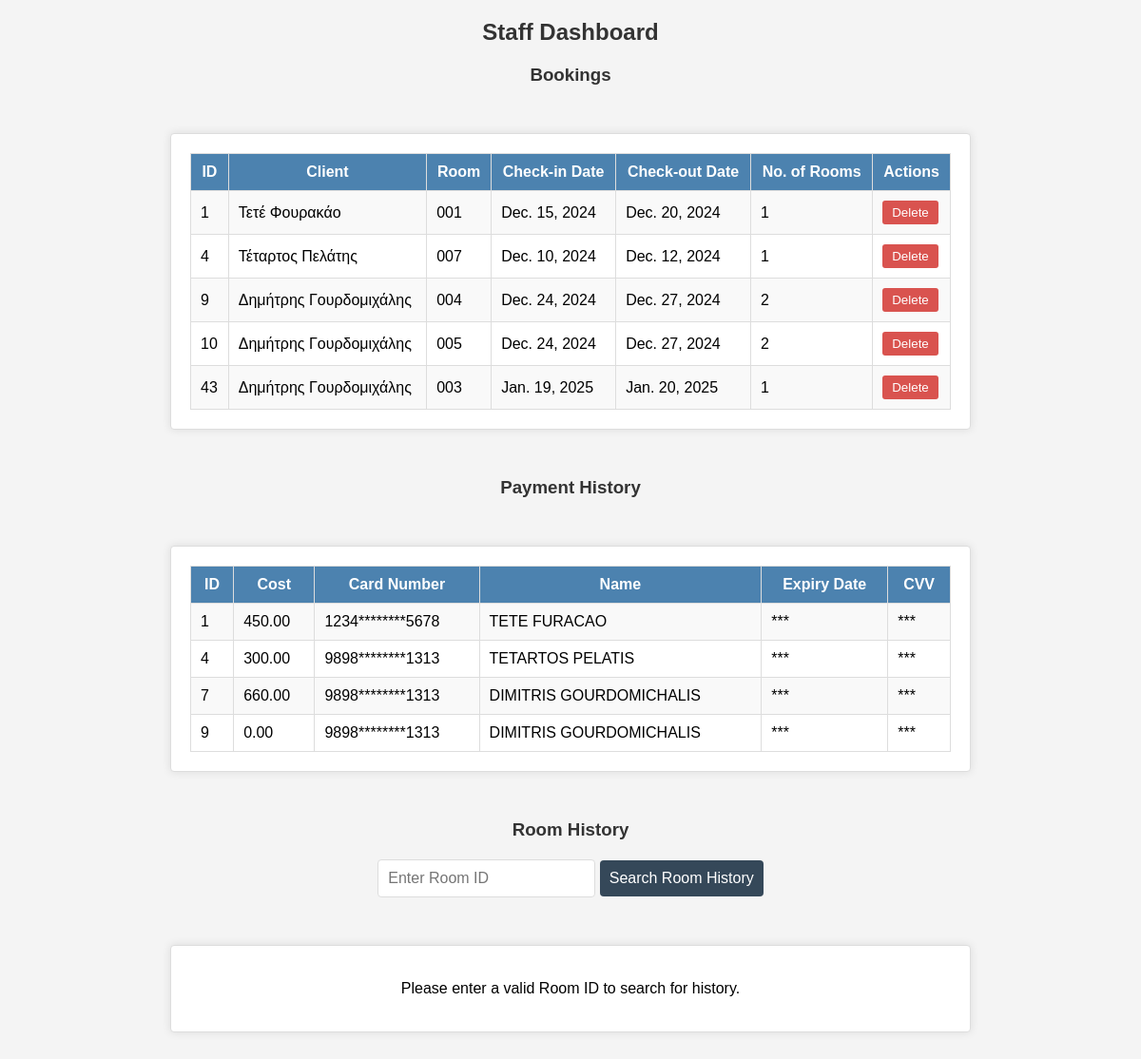
Before: /staff/dashboard/ (signed in) with the older database file.
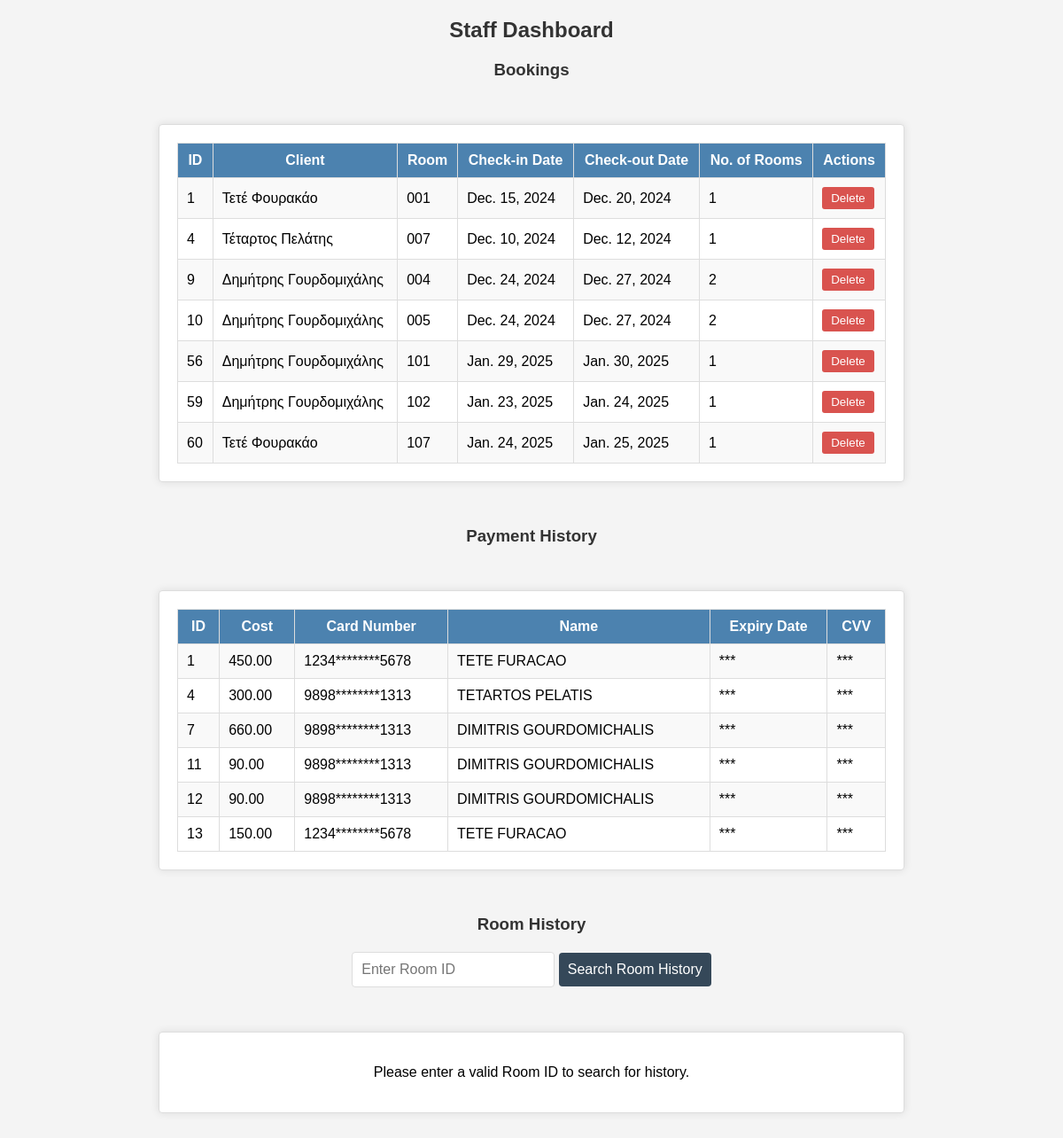
After: the same page with the newer database file.
### api/models.py (models this page shows)
class Booking(models.Model):
    b_id = models.AutoField(primary_key=True)
    client = models.ForeignKey(Client, on_delete=models.CASCADE)  # foreign key
    room = models.ForeignKey(Room, on_delete=models.CASCADE)  # foreign key
    arrival = models.DateField()
    departure = models.DateField()
    rooms_needed = models.IntegerField()  # για κρατήσεις πολλών δωματίων από έναν client(την ίδια χρονική στιγμή)
    class Meta:
        db_table = 'Booking'
        constraints = [
            models.CheckConstraint(check=models.Q(arrival__lt=models.F('departure')),
                                   name='chk_arrival_before_departure'),
            models.CheckConstraint(check=models.Q(rooms_needed__in=[1, 2, 3]), name='chk_rooms_needed'),
        ]

class Client(models.Model):
    id = models.AutoField(primary_key=True)
    username = models.CharField(max_length=20, unique=True, default='defaultus')
    email = models.CharField(max_length=50, unique=True, validators=[email_validator])
    password = models.CharField(max_length=12, validators=[password_validator])
    firstname = models.CharField(max_length=15, validators=[greek_name_validator])
    lastname = models.CharField(max_length=15, validators=[greek_name_validator])
    tel = models.CharField(max_length=10, validators=[tel_validator])
    class Meta:
        db_table = 'Client'
        constraints = [
            models.CheckConstraint(check=models.Q(username__regex=r'^[a-zA-Z0-9)]{3,20}$'), name='chk_username'),
            models.CheckConstraint(
                check=models.Q(password__regex=r'^[a-zA-Z0-9!@#$%^&*()_+\-=\[\]{};\':",.<>\/?]{8,12}$'),
                name='chk_password'),
            models.CheckConstraint(check=models.Q(firstname__regex=r'^[Α-ΩΆΈΉΊΌΎΏα-ωάέήίόύώ]*$'), name='chk_firstname'),
            models.CheckConstraint(check=models.Q(lastname__regex=r'^[Α-ΩΆΈΉΊΌΎΏα-ωάέήίόύώ]*$'), name='chk_lastname'),
            models.CheckConstraint(check=models.Q(tel__regex=r'^[0-9]+$'), name='chk_tel')
        ]

class Room(models.Model):
    r_id = models.CharField(max_length=3, primary_key=True)
    capacity = models.IntegerField(choices=[(2, '2'), (3, '3'), (4, '4')])
    availability = models.CharField(max_length=3, validators=[availability_validator])
    r_cost = models.IntegerField()
    class Meta:
        db_table = 'Room'
        constraints = [
            models.CheckConstraint(check=models.Q(capacity__in=[2, 3, 4]), name='chk_capacity'),
            models.CheckConstraint(check=models.Q(availability__in=['yes', 'no']), name='chk_availability')
        ]

class Payment(models.Model):
    p_id = models.AutoField(primary_key=True)
    bookings = models.ManyToManyField(Booking)  # ManyToManyField:Δημιουργία ενδιάμεσου πίνακα Payment_bookings
    cost = models.DecimalField(max_digits=6, decimal_places=2)
    number = models.CharField(max_length=16, validators=[
        RegexValidator(regex=r'^[0-9]+$', message='Only numeric characters are allowed')])
    name = models.CharField(max_length=30, validators=[
        RegexValidator(regex=r'^[A-Z ]+$', message='Only uppercase English letters and spaces are allowed')])
    month_year = models.CharField(max_length=7, validators=[
        RegexValidator(regex=r'^[0-9]+$', message='Only numeric characters are allowed')])
    CVV = models.CharField(max_length=3, validators=[
        RegexValidator(regex=r'^[0-9]+$', message='Only numeric characters are allowed')])
    class Meta:
        db_table = 'Payment'
        constraints = [
            models.CheckConstraint(check=models.Q(number__regex=r'^[0-9]+$'), name='chk_number'),
            models.CheckConstraint(check=models.Q(name__regex=r'^[A-Z ]+$'), name='chk_name'),
            models.CheckConstraint(check=models.Q(month_year__regex=r'^[0-9]+$'), name='chk_month_year'),
            models.CheckConstraint(check=models.Q(CVV__regex=r'^[0-9]+$'), name='chk_CVV')
        ]

### api/views_staff.py (the view)
def staff_dashboard(request):
    if 'staff_id' not in request.session:
        return redirect('staff_login')  # αρχείο staff_login.html
    staff_id = request.session['staff_id']  # !!!
    try:
        staff = Staff.objects.get(pk=staff_id, job_descr='Reception')  # !!!
    except Staff.DoesNotExist:
        messages.error(request, 'Invalid permissions.')
        return redirect('staff_login')
    bookings = Booking.objects.all()  # !!!
    payments = Payment.objects.all()  # !!!
    for payment in payments:
        payment.masked_number = mask_card_number(payment.number)
        payment.masked_month_year = mask_expiry_and_cvv()
        payment.masked_cvv = mask_expiry_and_cvv()
    context = {
        'bookings': bookings,
        'payments': payments,
    }
    if 'r_id' in request.GET:
        r_id = request.GET.get('r_id')
        room = get_object_or_404(Room, r_id=r_id)
        room_bookings = Booking.objects.filter(room=room).order_by('-arrival')  # !!!
        context['room_history'] = room_bookings
        context['room_id'] = r_id
    return render(request, 'staff/staff_dashboard.html', context)

### api/views_staff.py (called while the page is built)
def mask_card_number(number):
    return number[:4] + '*' * (len(number) - 8) + number[-4:]

def mask_expiry_and_cvv():
    return '***'

### api/templates/staff/staff_dashboard.html (shortened to what this page needs)
<!DOCTYPE html>
<html lang="en">
<head>
    {% load static %}
</head>
<body>
<h2>Staff Dashboard</h2>
<h3>Bookings</h3>
<div class="table-container">
    <table>
        <tr>
            <th>ID</th>
            <th>Client</th>
            <th>Room</th>
            <th>Check-in Date</th>
            <th>Check-out Date</th>
            <th>No. of Rooms</th>
            <th>Actions</th>
        </tr>
        {% for booking in bookings %}
        <tr>
            <td>{{ booking.b_id }}</td>
            <td>{{ booking.client.firstname }} {{ booking.client.lastname }}</td>
            <td>{{ booking.room.r_id }}</td>
            <td>{{ booking.arrival }}</td>
            <td>{{ booking.departure }}</td>
            <td>{{ booking.rooms_needed }}</td>
            <td class="actions">
                {% if booking.b_id %}
                <form method="POST" action="{% url 'delete_booking' booking.b_id %}">
                    <button type="submit">Delete</button>
                </form>
                {% else %}
                <span>No ID available</span>
                {% endif %}
            </td>
        </tr>
        {% empty %}
        <tr>
            <td colspan="7" style="text-align: center;">No bookings available.</td>
        </tr>
        {% endfor %}
    </table>
</div>
<h3>Payment History</h3>
<div class="table-container">
    <table>
        <tr>
            <th>ID</th>
            <th>Cost</th>
            <th>Card Number</th>
            <th>Name</th>
            <th>Expiry Date</th>
            <th>CVV</th>
        </tr>
        {% for payment in payments %}
        <tr>
            <td>{{ payment.p_id }}</td>
            <td>{{ payment.cost }}</td>
            <td>{{ payment.masked_number }}</td>
            <td>{{ payment.name }}</td>
            <td>{{ payment.masked_month_year }}</td>
            <td>{{ payment.masked_cvv }}</td>
        </tr>
        {% empty %}
        <tr>
            <td colspan="6" style="text-align: center;">No payments available.</td>
        </tr>
        {% endfor %}
    </table>
</div>
<h3>Room History</h3>
<div class="search-container">
    <form method="get" action="{% url 'staff_dashboard' %}">
        <input type="text" name="r_id" placeholder="Enter Room ID" required>
        <button type="submit">Search Room History</button>
    </form>
</div>
{% if room_id %}
<h3>Room History for Room ID: {{ room_id }}</h3>
<div class="table-container">
    <table>
        <tr>
            <th>Booking ID</th>
            <th>Client</th>
            <th>Check-in Date</th>
            <th>Check-out Date</th>
        </tr>
        {% if room_history %}
        {% for booking in room_history %}
        <tr>
            <td>{{ booking.b_id }}</td>
            <td>{{ booking.client.firstname }} {{ booking.client.lastname }}</td>
            <td>{{ booking.arrival }}</td>
            <td>{{ booking.departure }}</td>
        </tr>
        {% empty %}
        <tr>
            <td colspan="4" style="text-align: center;">No bookings available for this room.</td>
        </tr>
        {% endfor %}
        {% else %}
        <tr>
            <td colspan="4" style="text-align: center;">No room history available for Room ID: {{ room_id }}.</td>
        </tr>
        {% endif %}
    </table>
</div>
{% else %}
<div class="table-container">
    <p style="text-align: center;">Please enter a valid Room ID to search for history.</p>
</div>
{% endif %}
</body>
</html>

### api/templates/staff/staff_dashboard.html (style rules this page uses)
body { font-family: Arial, sans-serif; background-color: #f4f4f4; margin: 0; padding: 0; }
h2, h3 { color: #333; text-align: center; margin-top: 20px; }
.table-container { max-width: 800px; margin: 50px auto; padding: 20px; background-color: #fff; border: 1px solid #ddd; border-radius: 4px; box-shadow: 0 0 10px rgba(0, 0, 0, 0.1); }
table { width: 100%; border-collapse: collapse; }
table, th, td { border: 1px solid #ddd; }
th, td { padding: 10px; text-align: left; }
th { background-color: #4c82af; color: white; text-align: center; }
table tr:nth-child(even) { background-color: #f9f9f9; }
.actions button { padding: 5px 10px; color: #fff; background-color: #d9534f; border: none; border-radius: 3px; cursor: pointer; }
.search-container { text-align: center; margin: 20px 0; }
.search-container form { display: inline-block; }
.search-container input, .search-container button { padding: 10px; font-size: 16px; }
.search-container input { border: 1px solid #ddd; border-radius: 4px; }
.search-container button { background-color: #354859; color: white; border: none; border-radius: 4px; cursor: pointer; }

Changed rows visible on the page:
removed Booking: b_id "43", client.firstname "Δημήτρης", client.lastname "Γουρδομιχάλης", room.r_id "003", arrival "Jan. 19, 2025", departure "Jan. 20, 2025", rooms_needed "1", shows "Delete"
removed Payment: p_id "9", cost "0.00", masked_number "9898********1313", name "DIMITRIS GOURDOMICHALIS", masked_month_year "***", masked_cvv "***"
added Booking: b_id "56", client.firstname "Δημήτρης", client.lastname "Γουρδομιχάλης", room.r_id "101", arrival "Jan. 29, 2025", departure "Jan. 30, 2025", rooms_needed "1", shows "Delete"
added Booking: b_id "59", client.firstname "Δημήτρης", client.lastname "Γουρδομιχάλης", room.r_id "102", arrival "Jan. 23, 2025", departure "Jan. 24, 2025", rooms_needed "1", shows "Delete"
added Booking: b_id "60", client.firstname "Τετέ", client.lastname "Φουρακάο", room.r_id "107", arrival "Jan. 24, 2025", departure "Jan. 25, 2025", rooms_needed "1", shows "Delete"
added Payment: p_id "11", cost "90.00", masked_number "9898********1313", name "DIMITRIS GOURDOMICHALIS", masked_month_year "***", masked_cvv "***"
added Payment: p_id "12", cost "90.00", masked_number "9898********1313", name "DIMITRIS GOURDOMICHALIS", masked_month_year "***", masked_cvv "***"
added Payment: p_id "13", cost "150.00", masked_number "1234********5678", name "TETE FURACAO", masked_month_year "***", masked_cvv "***"
